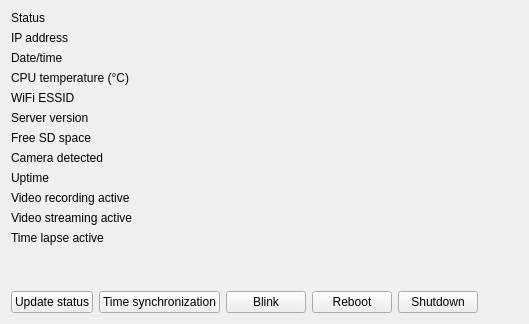
              <widget class="QWidget" name="status_tab">
               <attribute name="title">
                <string>Status</string>
               </attribute>
               <layout class="QVBoxLayout" name="verticalLayout_5">
                <item>
                 <layout class="QVBoxLayout" name="verticalLayout_4">
                  <item>
                   <layout class="QGridLayout" name="gridLayout">
                    <item row="11" column="0">
                     <widget class="QLabel" name="label_22">
                      <property name="text">
                       <string>Time lapse active</string>
                      </property>
                     </widget>
                    </item>
                    <item row="6" column="1">
                     <widget class="QLabel" name="free_sd_space_lb">
                      <property name="text">
                       <string/>
                      </property>
                     </widget>
                    </item>
                    <item row="4" column="1">
                     <widget class="QLabel" name="wifi_essid_lb">
                      <property name="text">
                       <string/>
                      </property>
                     </widget>
                    </item>
                    <item row="11" column="1">
                     <widget class="QLabel" name="time_lapse_active_lb">
                      <property name="text">
                       <string/>
                      </property>
                     </widget>
                    </item>
                    <item row="2" column="0">
                     <widget class="QLabel" name="label_2">
                      <property name="text">
                       <string>Date/time</string>
                      </property>
                     </widget>
                    </item>
                    <item row="9" column="1">
                     <widget class="QLabel" name="video_recording_active_lb">
                      <property name="text">
                       <string/>
                      </property>
                     </widget>
                    </item>
                    <item row="2" column="1">
                     <widget class="QLabel" name="datetime_lb">
                      <property name="text">
                       <string/>
                      </property>
                     </widget>
                    </item>
                    <item row="0" column="0">
                     <widget class="QLabel" name="label">
                      <property name="text">
                       <string>Status</string>
                      </property>
                     </widget>
                    </item>
                    <item row="3" column="0">
                     <widget class="QLabel" name="label_3">
                      <property name="text">
                       <string>CPU temperature (°C)</string>
                      </property>
                     </widget>
                    </item>
                    <item row="4" column="0">
                     <widget class="QLabel" name="label_8">
                      <property name="text">
                       <string>WiFi ESSID</string>
                      </property>
                     </widget>
                    </item>
                    <item row="7" column="1">
                     <widget class="QLabel" name="camera_detected_lb">
                      <property name="text">
                       <string/>
                      </property>
                     </widget>
                    </item>
                    <item row="1" column="1">
                     <widget class="QLabel" name="ip_address_lb">
                      <property name="text">
                       <string/>
                      </property>
                     </widget>
                    </item>
                    <item row="3" column="1">
                     <widget class="QLabel" name="cpu_temp_lb">
                      <property name="text">
                       <string/>
                      </property>
                     </widget>
                    </item>
                    <item row="1" column="0">
                     <widget class="QLabel" name="label_12">
                      <property name="text">
                       <string>IP address</string>
                      </property>
                     </widget>
                    </item>
                    <item row="7" column="0">
                     <widget class="QLabel" name="label_10">
                      <property name="text">
                       <string>Camera detected</string>
                      </property>
                     </widget>
                    </item>
                    <item row="10" column="0">
                     <widget class="QLabel" name="label_14">
                      <property name="text">
                       <string>Video streaming active</string>
                      </property>
                     </widget>
                    </item>
                    <item row="6" column="0">
                     <widget class="QLabel" name="label_9">
                      <property name="text">
                       <string>Free SD space</string>
                      </property>
                     </widget>
                    </item>
                    <item row="9" column="0">
                     <widget class="QLabel" name="label_13">
                      <property name="text">
                       <string>Video recording active</string>
                      </property>
                     </widget>
                    </item>
                    <item row="8" column="0">
                     <widget class="QLabel" name="label_11">
                      <property name="text">
                       <string>Uptime</string>
                      </property>
                     </widget>
                    </item>
                    <item row="8" column="1">
                     <widget class="QLabel" name="uptime_lb">
                      <property name="text">
                       <string/>
                      </property>
                     </widget>
                    </item>
                    <item row="10" column="1">
                     <widget class="QLabel" name="video_streaming_active_lb">
                      <property name="text">
                       <string/>
                      </property>
                     </widget>
                    </item>
                    <item row="0" column="1">
                     <widget class="QLabel" name="status_lb">
                      <property name="text">
                       <string/>
                      </property>
                     </widget>
                    </item>
                    <item row="5" column="0">
                     <widget class="QLabel" name="label_23">
                      <property name="text">
                       <string>Server version</string>
                      </property>
                     </widget>
                    </item>
                    <item row="5" column="1">
                     <widget class="QLabel" name="server_version_lb">
                      <property name="text">
                       <string/>
                      </property>
                     </widget>
                    </item>
                   </layout>
                  </item>
                  <item>
                   <spacer name="verticalSpacer">
                    <property name="orientation">
                     <enum>Qt::Vertical</enum>
                    </property>
                    <property name="sizeHint" stdset="0">
                     <size>
                      <width>20</width>
                      <height>40</height>
                     </size>
                    </property>
                   </spacer>
                  </item>
                  <item>
                   <layout class="QHBoxLayout" name="horizontalLayout_4">
                    <item>
                     <widget class="QPushButton" name="status_update_pb">
                      <property name="text">
                       <string>Update status</string>
                      </property>
                     </widget>
                    </item>
                    <item>
                     <widget class="QPushButton" name="time_synchro_pb">
                      <property name="text">
                       <string>Time synchronization</string>
                      </property>
                     </widget>
                    </item>
                    <item>
                     <widget class="QPushButton" name="blink_pb">
                      <property name="text">
                       <string>Blink</string>
                      </property>
                     </widget>
                    </item>
                    <item>
                     <widget class="QPushButton" name="reboot_pb">
                      <property name="text">
                       <string>Reboot</string>
                      </property>
                     </widget>
                    </item>
                    <item>
                     <widget class="QPushButton" name="shutdown_pb">
                      <property name="text">
                       <string>Shutdown</string>
                      </property>
                     </widget>
                    </item>
                    <item>
                     <spacer name="horizontalSpacer">
                      <property name="orientation">
                       <enum>Qt::Horizontal</enum>
                      </property>
                      <property name="sizeHint" stdset="0">
                       <size>
                        <width>40</width>
                        <height>20</height>
                       </size>
                      </property>
                     </spacer>
                    </item>
                   </layout>
                  </item>
                 </layout>
                </item>
               </layout>
              </widget>
